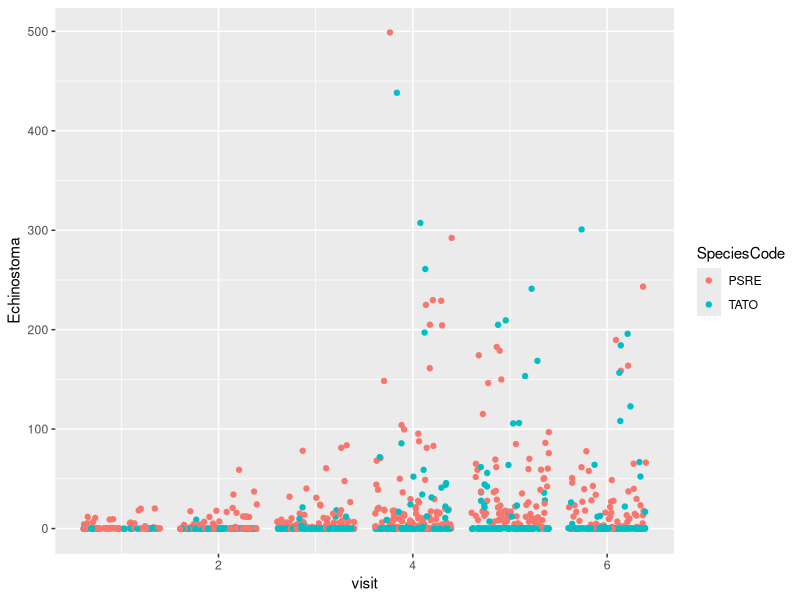
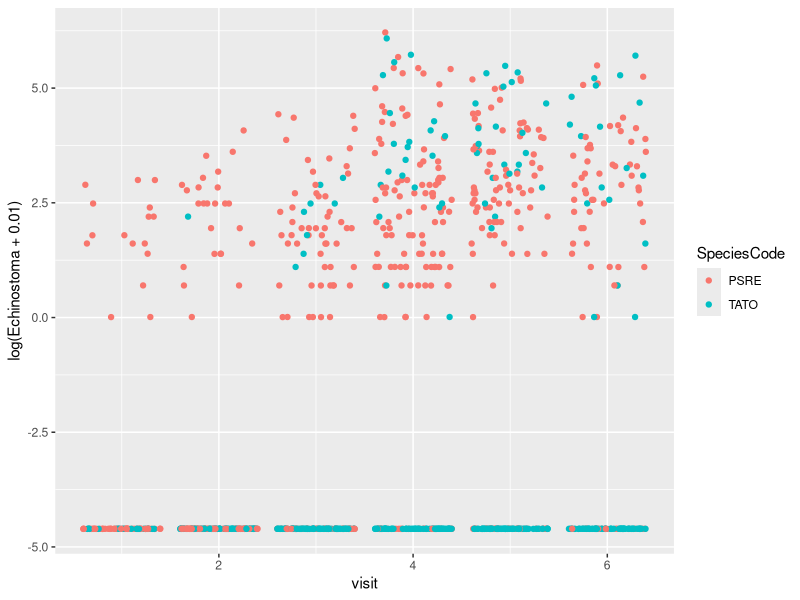
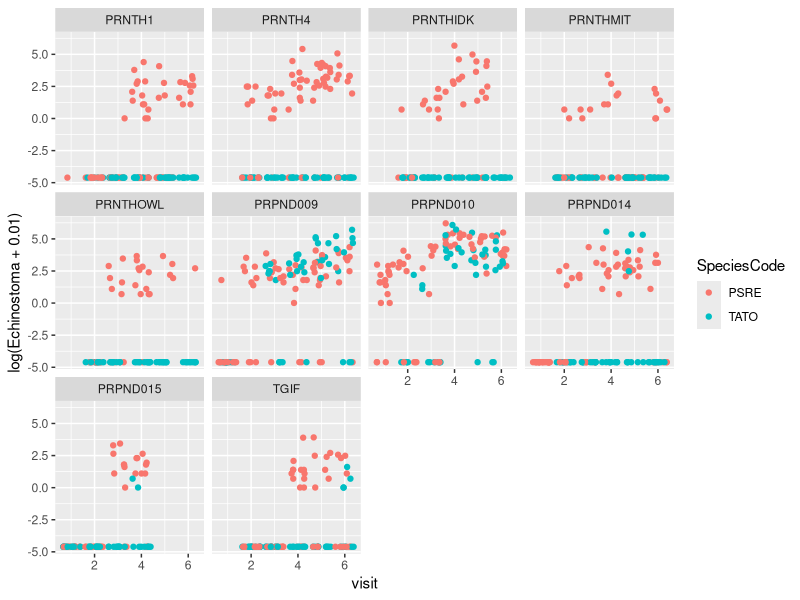
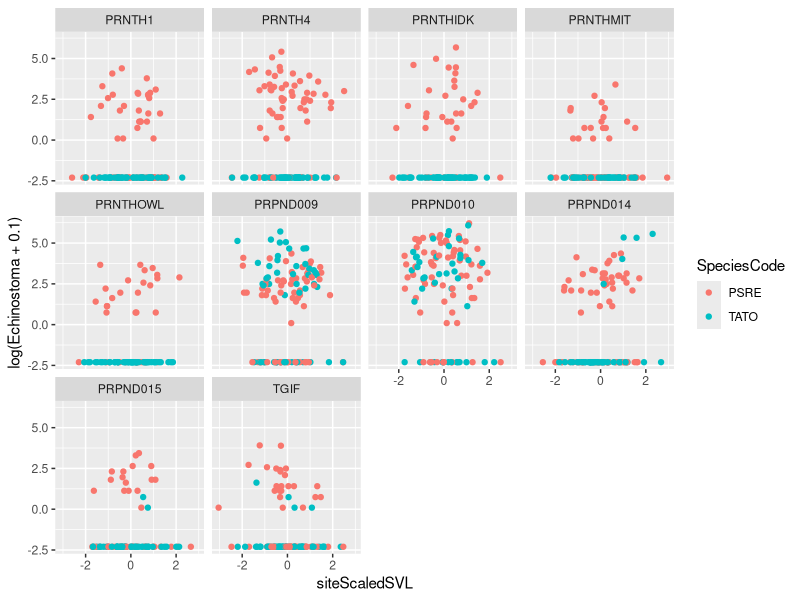
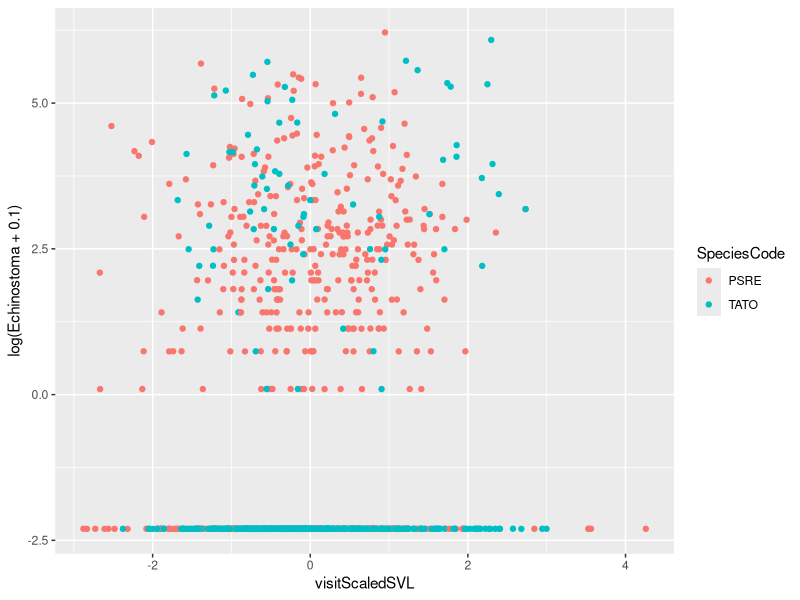
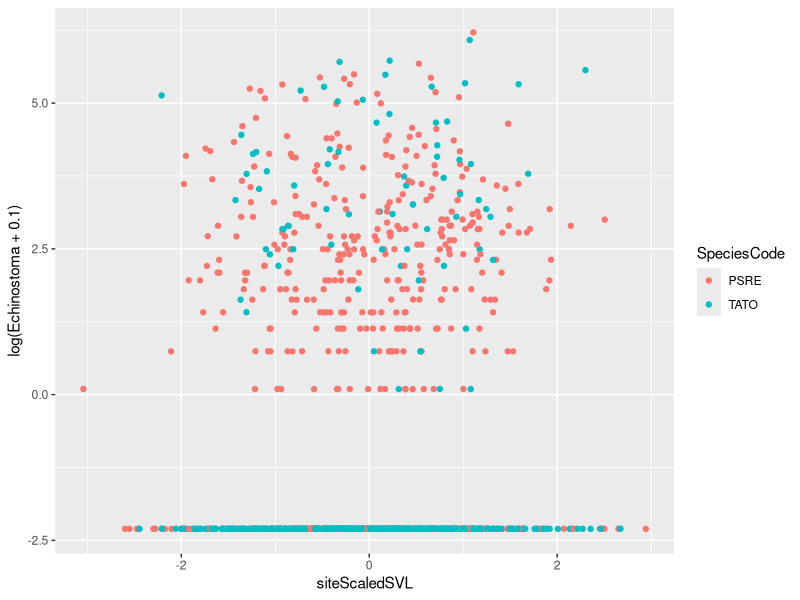
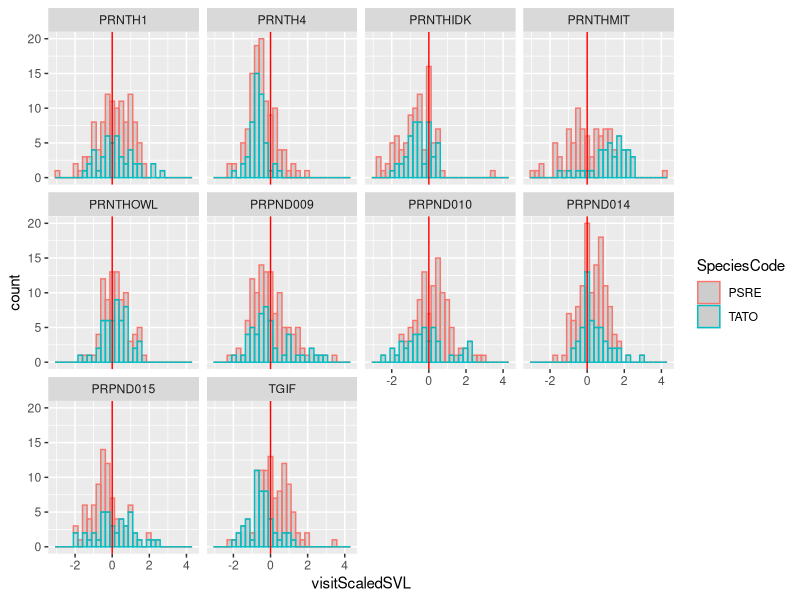
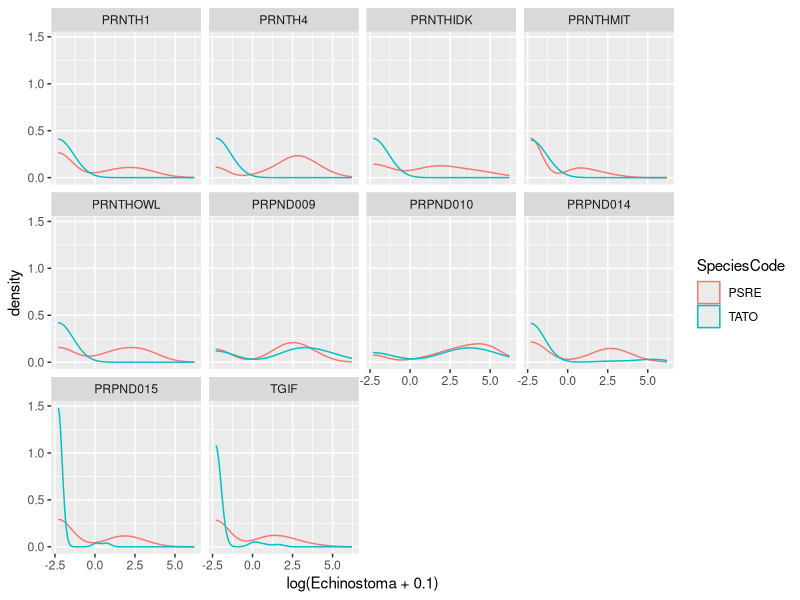

Write the R code that produced these figures, in order.
#' ---
#' output: github_document
#' ---

# Data Analysis # 

## Data description==========
# Data are parasite community data within amphibian larvae, analyzed over time.
# Experimental design: visit 10 sites (ponds) 5 times each over the summer (2017). At each visit, # collect 10 individuals of each species (newt: TATO and chorus frog:PSRE) and dissect.
# Each row is an individual amphibian larvae with columns being individual level data as well as counts of various parasite species
# For this analysis, I will model the abundance of one parasite species (Echinostoma). Response variable is number of parasites within an individual (Poisson distributed). Explanatory variable is visit date (fixed), site (random), individual relative size (fixed), and species (fixed).


## Libraries=================
library(ggplot2)
library(dplyr)
## Exploratory analyses========
# read in data
dis <- read.csv("diss.data.2017.csv")
str(dis)
dis$X = NULL # get rid of CSV's X column
colnames(dis)

## Adding new columns ==========
# make a new column that is scaled Snout-Vent-Length
# At each visit and for each species, take the average SVL.
# Scale each individual relative to that average
# Smaller than average individuals have a negative SVL and larger than average have a positive

# first, let's take the avg SVL at each site-visit combination
# This is basically a "cohort mean"
meanSVLSiteSpec <- dis %>% group_by (CollectionCode, SpeciesCode) %>% summarise(meanSVL = mean(SVL), sdSVL = sd(SVL))
# For each individual, standardize their size relative to the cohort mean
# merge these data
dis <- left_join(dis, meanSVLSiteSpec, by = c("CollectionCode", "SpeciesCode"))
# some sites have only 1 individual, for those, the scaled SVL will be NA
dis <- dis %>% mutate(siteScaledSVL = (SVL-meanSVL)/sdSVL)
dis$meanSVL =NULL
dis$sdSVL = NULL

# now let's try it without a site-specific standardization. Just standardize for VISIT
# meaning, some sites will have smaller-than-average larvae
meanSVLVisitSpec <- dis %>% group_by (visit, SpeciesCode) %>% summarise(meanVSVL = mean(SVL), sdVSVL = sd(SVL))
dis <- left_join(dis, meanSVLVisitSpec, by = c("visit", "SpeciesCode"))
dis <- dis %>% mutate(visitScaledSVL = (SVL-meanVSVL)/sdVSVL)
dis$meanVSVL =NULL
dis$sdVSVL = NULL
## Data visualization =========

# relationship between Echinostoma parasite count and visit
# question: do individual's parasite burdens increase over time?
ggplot(data = dis) +
  geom_jitter(aes(x=visit, y = Echinostoma, color = SpeciesCode))
# data are Poisson distributed so try a log transformation for visualization
ggplot(data = dis) +
  geom_jitter(aes(x=visit, y = log(Echinostoma+.01), color = SpeciesCode))
# there are a lot of zeroes and a lot of noise!

# let's try separating out by site to reduce some of this noise
ggplot(data = dis) +
  geom_jitter(aes(x=visit, y = log(Echinostoma+.01), color = SpeciesCode))+
  facet_wrap(facets = ~SiteCode)
# it looks like newts (TATO) don't seem to get Echinostoma at some of the sites (weird!)
# In some sites, it seems like Echinostoma count goes up with time
# Might this be a case where we need random slopes and intercepts?

# question: do individual's relative size (are they late bloomers or early bloomers) impact their parasite counts?
ggplot(data = dis)+
  geom_jitter(aes(x = siteScaledSVL, y = log(Echinostoma + .1), color = SpeciesCode))+
  facet_wrap(facets= ~SiteCode)
# I don't see much of a relationship here

# do sites with delayed growth have more parasites?
# negative values indicate sites with smaller than average individuals
ggplot(data = dis)+
  geom_jitter(aes(x = visitScaledSVL, y = log(Echinostoma + .1), color = SpeciesCode))
# nah not really

# do individuals with delayed growth have more parasites?
# negative values indicate sites with smaller than average individuals
ggplot(data = dis)+
  geom_jitter(aes(x = siteScaledSVL, y = log(Echinostoma + .1), color = SpeciesCode))
# nah not really

# check distribution of important variables
ggplot(data = dis)+
  geom_histogram(aes(visitScaledSVL, group = SpeciesCode, color = SpeciesCode), alpha = .2)+
  geom_vline(xintercept = 0, col = "red")+
  facet_wrap(facets = ~SiteCode)

ggplot(data = dis)+
  geom_density(aes(log(Echinostoma+.1), color = SpeciesCode)) +
  facet_wrap(facets = ~SiteCode)

ggplot(data = dis)+
  geom_histogram(aes(Echinostoma, color = SpeciesCode), alpha =.4) +
  facet_wrap(facets = ~SiteCode)


# my response variable is overdispersed (lots of zeroes!)
# this is normal for parasite data


